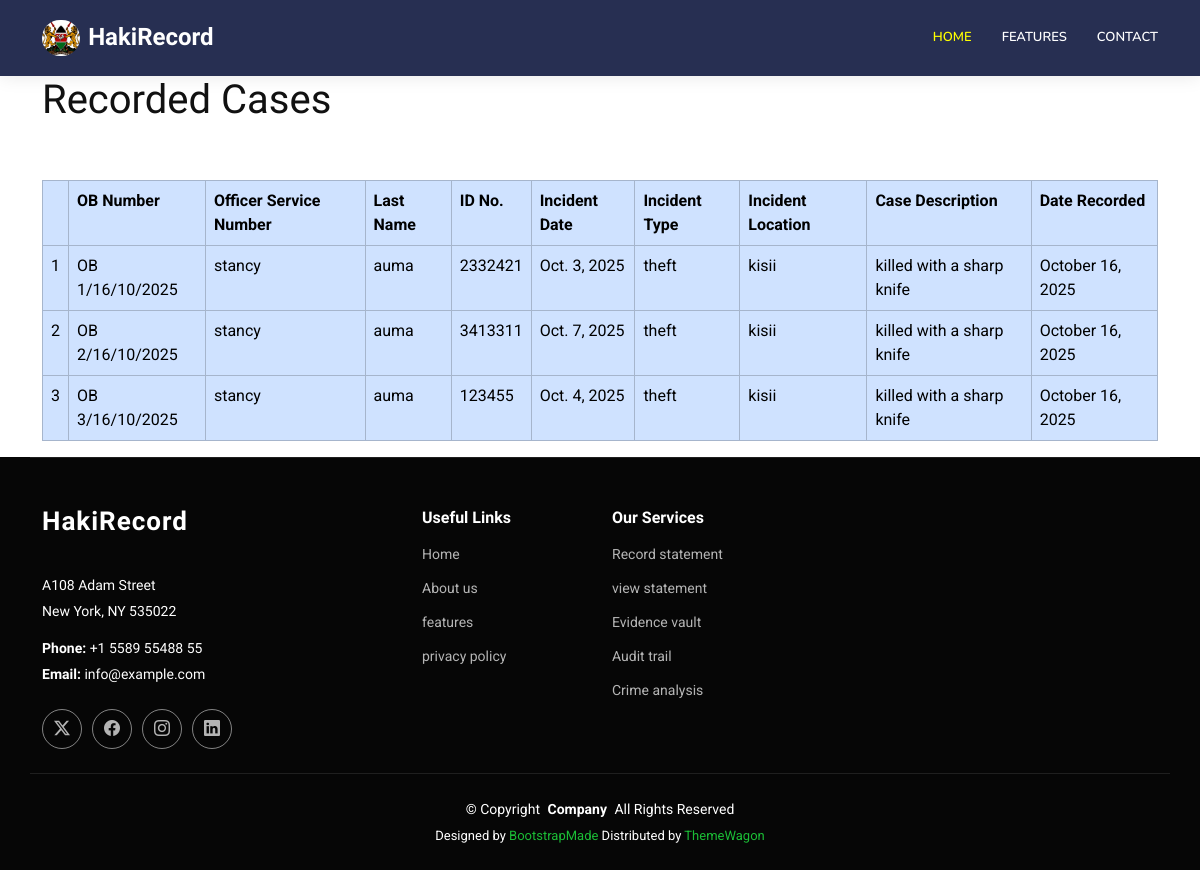
The app's page /cases/ (signed in) with its own data.
### HakiRecordApp/models.py (models this page shows, shortened)
class Statement(models.Model):
    First_Name = models.CharField(max_length=100)
    Last_Name = models.CharField(max_length=100)
    ID_Number = models.IntegerField()
    DOB = models.DateField()
    Address = models.TextField()
    Phone_Number = models.IntegerField()
    INCIDENT_TYPES = [
        ('theft', 'Theft'),
        ('murder', 'Murder'),
        ('child abuse', 'Child Abuse'),
        ('accident', 'Accident'),
    ]
    incident_type = models.CharField(max_length=20, choices=INCIDENT_TYPES)
    incident_location = models.CharField(max_length=255)
    incident_date = models.DateField(default=timezone.now)
    INCIDENT_TIMES = [
        ('morning', 'Morning'),
        ('afternoon', 'Afternoon'),
        ('evening', 'Evening'),
        ('night', 'Night'),
    ]
    incident_time = models.CharField(max_length=20, choices=INCIDENT_TIMES)
    suspect_description = models.TextField(blank=True, null=True)
    incident_evidence=models.FileField(upload_to='evidence/')
    incident_description = models.TextField(blank=True,null = True)
    recorded_at = models.DateTimeField(auto_now_add=True)
    Service_No = models.ForeignKey(User, on_delete=models.CASCADE)
    ob_number = models.CharField(max_length=30, unique=True, blank=True)

### HakiRecordApp/views.py (the view)
# urls.py: path('cases/', views.view_cases, name='cases'),
@login_required(login_url='login')
def view_cases(request):
    statements = Statement.objects.all()
    return render(request, "view_statement.html", {"statements":statements})

### HakiRecordApp/Templates/view_statement.html (shortened to what this page needs)
{% load static %}
<!DOCTYPE html>
<html lang="en">
<head>
  <link href="{%  static 'assets/vendor/bootstrap/css/bootstrap.min.css' %}" rel="stylesheet">
  <link href="{%  static 'assets/vendor/bootstrap-icons/bootstrap-icons.css' %}" rel="stylesheet">
  <link href="{%  static 'assets/vendor/aos/aos.css' %}" rel="stylesheet">
  <link href="{%  static 'assets/vendor/glightbox/css/glightbox.min.css' %}" rel="stylesheet">
  <link href="{%  static 'assets/vendor/swiper/swiper-bundle.min.css' %}" rel="stylesheet">
    <link href="https://cdn.jsdelivr.net/npm/bootstrap@5.3.8/dist/css/bootstrap.min.css" rel="stylesheet">
  <link href="{% static 'assets/css/main.css' %}" rel="stylesheet">
</head>
<body>
 <header id="header" class="header d-flex align-items-center sticky-top">
    <div class="container position-relative d-flex align-items-center">
      <a href="index.html" class="logo d-flex align-items-center me-auto">
        <img src="{%  static 'assets/img/logo.jpg' %}" alt="">
        <h1 class="sitename">HakiRecord</h1>
      </a>
      <nav id="navmenu" class="navmenu">
        <ul>
            <li><a href="{% url 'homepage' %}" class="active">Home<br></a></li>
          <li><a href="#features">Features</a></li>
          <li><a href="contact.html">Contact</a></li>
        </ul>
      </nav>
    </div>
  </header>
<div class="container">
<h1>Recorded Cases</h1><br><br>
<table class="table table-bordered table-primary table-hover">
    <tr>
        <th></th>
        <th>OB Number</th>
        <th>Officer Service Number</th>
        <th>Last Name</th>
        <th>ID No.</th>
        <th>Incident Date</th>
        <th>Incident Type</th>
        <th>Incident Location</th>
        <th>Case Description</th>
        <th>Date Recorded</th>
    </tr>
    {% for statement in statements %}
    <tr>
        <td>{{ forloop.counter }}</td>
        <td>{{ statement.ob_number }}</td>
        <td>{{ statement.Service_No.username }}</td>
        <td>{{ statement.Last_Name }}</td>
        <td>{{ statement.ID_Number }}</td>
        <td>{{ statement.incident_date }}</td>
        <td>{{ statement.incident_type }}</td>
        <td>{{ statement.incident_location }}</td>
        <td>{{ statement.incident_description }}</td>
        <td>{{ statement.recorded_at|date:"F j, Y" }}</td>
    </tr>
    {% endfor %}
</table>
    </div>
  <footer id="footer" class="footer dark-background">
    <div class="container footer-top">
      <div class="row gy-4">
        <div class="col-lg-4 col-md-6 footer-about">
          <a href="index.html" class="logo d-flex align-items-center">
            <span class="sitename">HakiRecord</span>
          </a>
          <div class="footer-contact pt-3">
            <p>A108 Adam Street</p>
            <p>New York, NY 535022</p>
            <p class="mt-3"><strong>Phone:</strong> <span>+1 5589 55488 55</span></p>
            <p><strong>Email:</strong> <span>info@example.com</span></p>
          </div>
          <div class="social-links d-flex mt-4">
            <a href=""><i class="bi bi-twitter-x"></i></a>
            <a href=""><i class="bi bi-facebook"></i></a>
            <a href=""><i class="bi bi-instagram"></i></a>
            <a href=""><i class="bi bi-linkedin"></i></a>
          </div>
        </div>
        <div class="col-lg-2 col-md-3 footer-links">
          <h4>Useful Links</h4>
          <ul>
            <li><a href="{% url 'homepage' %}">Home</a></li>
            <li><a href="#">About us</a></li>
            <li><a href="{% url 'homepage' %}">features</a></li>
             <li><a href="#">privacy policy</a></li>
          </ul>
        </div>
        <div class="col-lg-2 col-md-3 footer-links">
          <h4>Our Services</h4>
          <ul>
            <li><a href="{% url 'statement' %}">Record statement</a></li>
            <li><a href="{% url 'cases' %}">view statement</a></li>
            <li><a href="#">Evidence vault</a></li>
            <li><a href="{% url 'recent_actions' %}">Audit trail</a></li>
            <li><a href="#">Crime analysis</a></li>
          </ul>
        </div>
      </div>
    </div>
    <div class="container copyright text-center mt-4">
      <p>© <span>Copyright</span> <strong class="px-1 sitename">Company</strong> <span>All Rights Reserved</span></p>
      <div class="credits">
        Designed by <a href="https://bootstrapmade.com/">BootstrapMade</a> Distributed by <a href=“https://themewagon.com>ThemeWagon
      </div>
    </div>
  </footer>
</body>
</html>

### HakiRecordApp/static/assets/css/main.css (style rules this page uses)
:root { --default-font: "Roboto", system-ui, -apple-system, "Segoe UI", Roboto, "Helvetica Neue", Arial, "Noto Sans", "Liberation Sans", sans-serif, "Apple Color Emoji", "Segoe UI Emoji", "Segoe UI Symbol", "Noto Color Emoji"; --heading-font: "Raleway", sans-serif; --nav-font: "Nunito", sans-serif; }
:root { --background-color: #ffffff; --default-color: #444444; --heading-color: #111111; --accent-color: #1bbd36; --surface-color: #ffffff; --contrast-color: #ffffff; }
:root { --nav-color: #444444; --nav-hover-color: #1bbd36; --nav-mobile-background-color: #ffffff; --nav-dropdown-background-color: #ffffff; --nav-dropdown-color: #444444; --nav-dropdown-hover-color: #1bbd36; }
.dark-background { --background-color: #060606; --default-color: #ffffff; --heading-color: #ffffff; --surface-color: #252525; --contrast-color: #ffffff; }
:root { scroll-behavior: smooth; }
body { color: var(--default-color); background-color: var(--background-color); font-family: var(--default-font); }
a { color: var(--accent-color); text-decoration: none; transition: 0.3s; }
h1, h2, h3, h4, h5, h6 { color: var(--heading-color); font-family: var(--heading-font); }
.header { color: var(--default-color); background-color: #272f52; padding: 10px 0; transition: all 0.5s; z-index: 997; box-shadow: 0px 0 18px rgba(0, 0, 0, 0.1); }
.header .logo { line-height: 1; }
.header .logo img { max-height: 36px; margin-right: 8px; border-radius:50px; }
.header .logo h1 { font-size: 26px; margin: 0; font-weight: 700; color: white; }
@media (max-width: 1200px) { .header .logo { order: 1; } }
@media (max-width: 1200px) { .header .logo h1 { font-size: 24px; } }
@media (max-width: 1200px) { .header .navmenu { order: 3; } }
@media (min-width: 1200px) { .navmenu { padding: 0; } }
@media (min-width: 1200px) { .navmenu ul { margin: 0; padding: 0; display: flex; list-style: none; align-items: center; } }
@media (min-width: 1200px) { .navmenu li { position: relative; } }
@media (min-width: 1200px) { .navmenu a, .navmenu a:focus { color: white; padding: 18px 15px; font-size: 13px; font-family: var(--nav-font); text-transform: uppercase; font-weight: 600; display: flex; align-items: center; justify-content: space-between; white-space: nowrap; transition: 0.3s; } }
@media (min-width: 1200px) { .navmenu li:last-child a { padding-right: 0; } }
@media (min-width: 1200px) { .navmenu li:hover>a, .navmenu .active, .navmenu .active:focus { color: yellow; } }
.footer { color: var(--default-color); background-color: var(--background-color); font-size: 14px; position: relative; }
.footer .footer-top { padding-top: 50px; border-top: 1px solid color-mix(in srgb, var(--default-color), transparent 90%); }
.footer .footer-about .logo { line-height: 1; margin-bottom: 25px; }
.footer .footer-about .logo span { font-size: 26px; font-weight: 700; letter-spacing: 1px; font-family: var(--heading-font); color: var(--heading-color); }
.footer .footer-about p { font-size: 14px; font-family: var(--heading-font); }
.footer .social-links a { display: flex; align-items: center; justify-content: center; width: 40px; height: 40px; border-radius: 50%; border: 1px solid color-mix(in srgb, var(--default-color), transparent 50%); font-size: 16px; color: color-mix(in srgb, var(--default-color), transparent 30%); margin-right: 10px; transition: 0.3s; }
.footer h4 { font-size: 16px; font-weight: bold; position: relative; padding-bottom: 12px; }
.footer .footer-links { margin-bottom: 30px; }
.footer .footer-links ul { list-style: none; padding: 0; margin: 0; }
.footer .footer-links ul li { padding: 10px 0; display: flex; align-items: center; }
.footer .footer-links ul li:first-child { padding-top: 0; }
.footer .footer-links ul a { color: color-mix(in srgb, var(--default-color), transparent 30%); display: inline-block; line-height: 1; }
.footer .footer-contact p { margin-bottom: 5px; }
.footer .copyright { padding: 25px 0; border-top: 1px solid color-mix(in srgb, var(--default-color), transparent 90%); }
.footer .copyright p { margin-bottom: 0; }
.footer .credits { margin-top: 6px; font-size: 13px; }

### records on screen
Statement: ob_number "OB 1/16/10/2025", Service_No.username "stancy", Last_Name "auma", ID_Number "2332421", incident_date "Oct. 3, 2025", incident_type "theft", incident_location "kisii", incident_description "killed with a sharp knife", recorded_at "October 16, 2025"
Statement: ob_number "OB 2/16/10/2025", Service_No.username "stancy", Last_Name "auma", ID_Number "3413311", incident_date "Oct. 7, 2025", incident_type "theft", incident_location "kisii", incident_description "killed with a sharp knife", recorded_at "October 16, 2025"
Statement: ob_number "OB 3/16/10/2025", Service_No.username "stancy", Last_Name "auma", ID_Number "123455", incident_date "Oct. 4, 2025", incident_type "theft", incident_location "kisii", incident_description "killed with a sharp knife", recorded_at "October 16, 2025"
